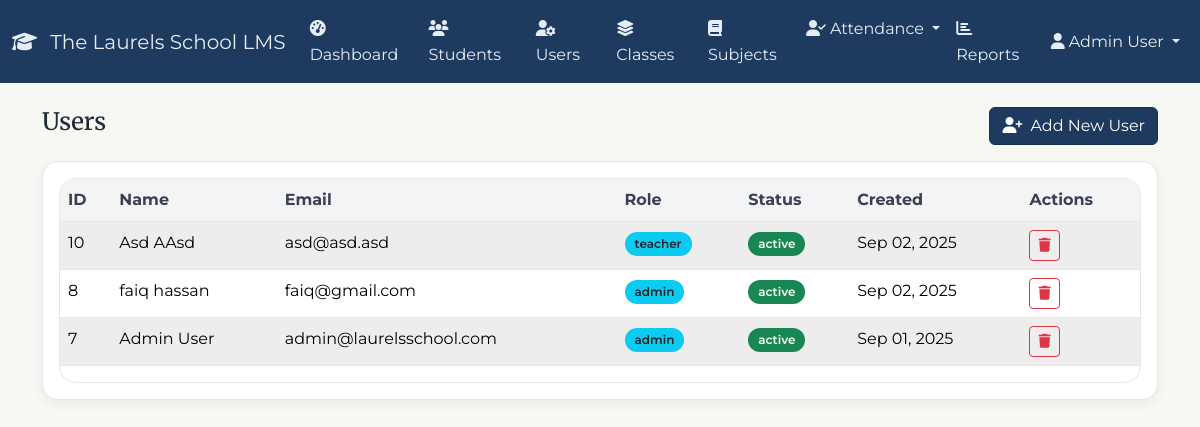
Screenshot of /admin/users.php (signed in) with the database file from the repository.
### tables this page shows
CREATE TABLE `users` (
  `id` int(11) NOT NULL,
  `first_name` varchar(50) NOT NULL,
  `last_name` varchar(50) NOT NULL,
  `email` varchar(100) NOT NULL,
  `password` varchar(255) NOT NULL,
  `role` enum('admin','teacher','student') NOT NULL,
  `status` enum('active','inactive','suspended') DEFAULT 'active',
  `created_at` timestamp NOT NULL DEFAULT current_timestamp(),
  `updated_at` timestamp NOT NULL DEFAULT current_timestamp() ON UPDATE current_timestamp()
);

### admin/users.php (the view, shortened to what this page needs)
<?php
$pdo = getDBConnection();
$action = $_GET['action'] ?? 'list';
$users = [];
if ($action === 'list') {
    $stmt = $pdo->query('SELECT id,first_name,last_name,email,role,status,created_at FROM users ORDER BY created_at DESC');
    $users = $stmt->fetchAll();
}
?>
<!DOCTYPE html>
<html lang="en">
<head>
    <link href="https://cdn.jsdelivr.net/npm/bootstrap@5.3.2/dist/css/bootstrap.min.css" rel="stylesheet">
    <link href="https://cdnjs.cloudflare.com/ajax/libs/font-awesome/6.4.0/css/all.min.css" rel="stylesheet">
    <link href="../assets/css/theme.css" rel="stylesheet">
</head>
<body>
<?php $active='users'; include __DIR__.'/partials/navbar.php'; ?>
<div class="container mt-4">
    <?php if ($action === 'add'): ?>
        <div class="d-flex justify-content-between align-items-center mb-3">
            <h1 class="h4">Add New User</h1>
            <a href="users.php" class="btn btn-secondary"><i class="fas fa-arrow-left me-2"></i>Back</a>
        </div>
        <div class="card">
            <div class="card-body">
                <form method="POST" class="row g-3">
                    <input type="hidden" name="action" value="add">
                    <div class="col-md-6">
                        <label class="form-label">First Name *</label>
                        <input name="first_name" class="form-control" required value="<?php echo htmlspecialchars($_POST['first_name'] ?? ''); ?>">
                    </div>
                    <div class="col-md-6">
                        <label class="form-label">Last Name *</label>
                        <input name="last_name" class="form-control" required value="<?php echo htmlspecialchars($_POST['last_name'] ?? ''); ?>">
                    </div>
                    <div class="col-md-6">
                        <label class="form-label">Email *</label>
                        <input type="email" name="email" class="form-control" required value="<?php echo htmlspecialchars($_POST['email'] ?? ''); ?>">
                    </div>
                    <div class="col-md-6">
                        <label class="form-label">Password *</label>
                        <input type="password" name="password" class="form-control" required>
                    </div>
                    <div class="col-md-6">
                        <label class="form-label">Role *</label>
                        <select name="role" class="form-select">
                            <option value="admin" <?php echo (($_POST['role'] ?? '')==='admin')?'selected':''; ?>>Admin</option>
                            <option value="teacher" <?php echo (($_POST['role'] ?? '')==='teacher' || !isset($_POST['role']))?'selected':''; ?>>Teacher</option>
                            <option value="student" <?php echo (($_POST['role'] ?? '')==='student')?'selected':''; ?>>Student</option>
                        </select>
                    </div>
                    <div class="col-md-6">
                        <label class="form-label">Status *</label>
                        <select name="status" class="form-select">
                            <option value="active" <?php echo (($_POST['status'] ?? 'active')==='active')?'selected':''; ?>>Active</option>
                            <option value="inactive" <?php echo (($_POST['status'] ?? '')==='inactive')?'selected':''; ?>>Inactive</option>
                            <option value="suspended" <?php echo (($_POST['status'] ?? '')==='suspended')?'selected':''; ?>>Suspended</option>
                        </select>
                    </div>
                    <div class="col-12 d-flex justify-content-end">
                        <a href="users.php" class="btn btn-secondary me-2">Cancel</a>
                        <button class="btn btn-primary"><i class="fas fa-save me-2"></i>Save User</button>
                    </div>
                </form>
            </div>
        </div>
    <?php else: ?>
        <div class="d-flex justify-content-between align-items-center mb-3">
            <h1 class="h4">Users</h1>
            <a href="users.php?action=add" class="btn btn-primary"><i class="fas fa-user-plus me-2"></i>Add New User</a>
        </div>
        <div class="card">
            <div class="card-body">
                <div class="table-responsive rounded-lg">
                    <table class="table table-striped">
                        <thead>
                            <tr>
                                <th>ID</th>
                                <th>Name</th>
                                <th>Email</th>
                                <th>Role</th>
                                <th>Status</th>
                                <th>Created</th>
                                <th>Actions</th>
                            </tr>
                        </thead>
                        <tbody>
                            <?php foreach ($users as $u): ?>
                                <tr>
                                    <td><?php echo $u['id']; ?></td>
                                    <td><?php echo htmlspecialchars($u['first_name'].' '.$u['last_name']); ?></td>
                                    <td><?php echo htmlspecialchars($u['email']); ?></td>
                                    <td><span class="badge bg-info text-dark"><?php echo htmlspecialchars($u['role']); ?></span></td>
                                    <td>
                                        <?php
                                            $cls = $u['status']==='active'?'bg-success':($u['status']==='inactive'?'bg-secondary':'bg-warning');
                                        ?>
                                        <span class="badge <?php echo $cls; ?>"><?php echo htmlspecialchars($u['status']); ?></span>
                                    </td>
                                    <td><?php echo date('M d, Y', strtotime($u['created_at'])); ?></td>
                                    <td>
                                        <button type="button" class="btn btn-sm btn-outline-danger" onclick="confirmDelete(<?php echo $u['id']; ?>, '<?php echo htmlspecialchars($u['first_name'].' '.$u['last_name']); ?>')">
                                            <i class="fas fa-trash"></i>
                                        </button>
                                    </td>
                                </tr>
                            <?php endforeach; ?>
                        </tbody>
                    </table>
                </div>
            </div>
        </div>
    <?php endif; ?>
</div>
</body>
</html>

### assets/css/theme.css (style rules this page uses)
:root { --color-navy: #1f3a5f; --color-navy-700: #163051; --color-green: #2a6f4e; --color-green-700: #225b40; --color-bg: #f7f7f4; --color-surface: #ffffff; --color-muted: #6b7280; --color-border: #e5e7eb; --radius-md: 12px; --radius-lg: 16px; --shadow-sm: 0 4px 12px rgba(0,0,0,0.06); --shadow-md: 0 8px 24px rgba(0,0,0,0.08); }
html, body { background: var(--color-bg); color: #1f2937; font-family: 'Montserrat', system-ui, -apple-system, Segoe UI, Roboto, Helvetica, Arial, 'Apple Color Emoji', 'Segoe UI Emoji', 'Segoe UI Symbol'; line-height: 1.6; }
h1, h2, h3, h4, h5, h6 { font-family: 'Merriweather', Georgia, 'Times New Roman', serif; color: var(--color-navy); }
.btn-primary { background: var(--color-navy); border-color: var(--color-navy-700); }
.card { border: 1px solid var(--color-border); border-radius: var(--radius-lg); box-shadow: var(--shadow-sm); background: var(--color-surface); }
.table { border-color: var(--color-border); }
.table thead th { background: #f3f4f6; color: #374151; border-bottom: 1px solid var(--color-border); }
.table-striped > tbody > tr:nth-of-type(odd) > * { background-color: #fafafa; }
.badge { border-radius: 999px; padding: 6px 10px; font-weight: 600; }
.table-responsive { border-radius: var(--radius-lg); border: 1px solid var(--color-border); overflow: hidden; background: #fff; }
.rounded-lg { border-radius: var(--radius-lg) !important; }
.container .h1, .container .h2, .container .h3, .container .h4 { margin-bottom: .5rem; }
a { color: var(--color-navy); }

### rows the page displays
users: id "10", first_name+last_name "Asd AAsd", email "asd@asd.asd", role "teacher", status "active", created_at "Sep 02, 2025"
users: id "8", first_name+last_name "faiq hassan", email "faiq@gmail.com", role "admin", status "active", created_at "Sep 02, 2025"
users: id "7", first_name+last_name "Admin User", email "admin@laurelsschool.com", role "admin", status "active", created_at "Sep 01, 2025"

### other values shown
$_SESSION['user_name'] "Admin User"
